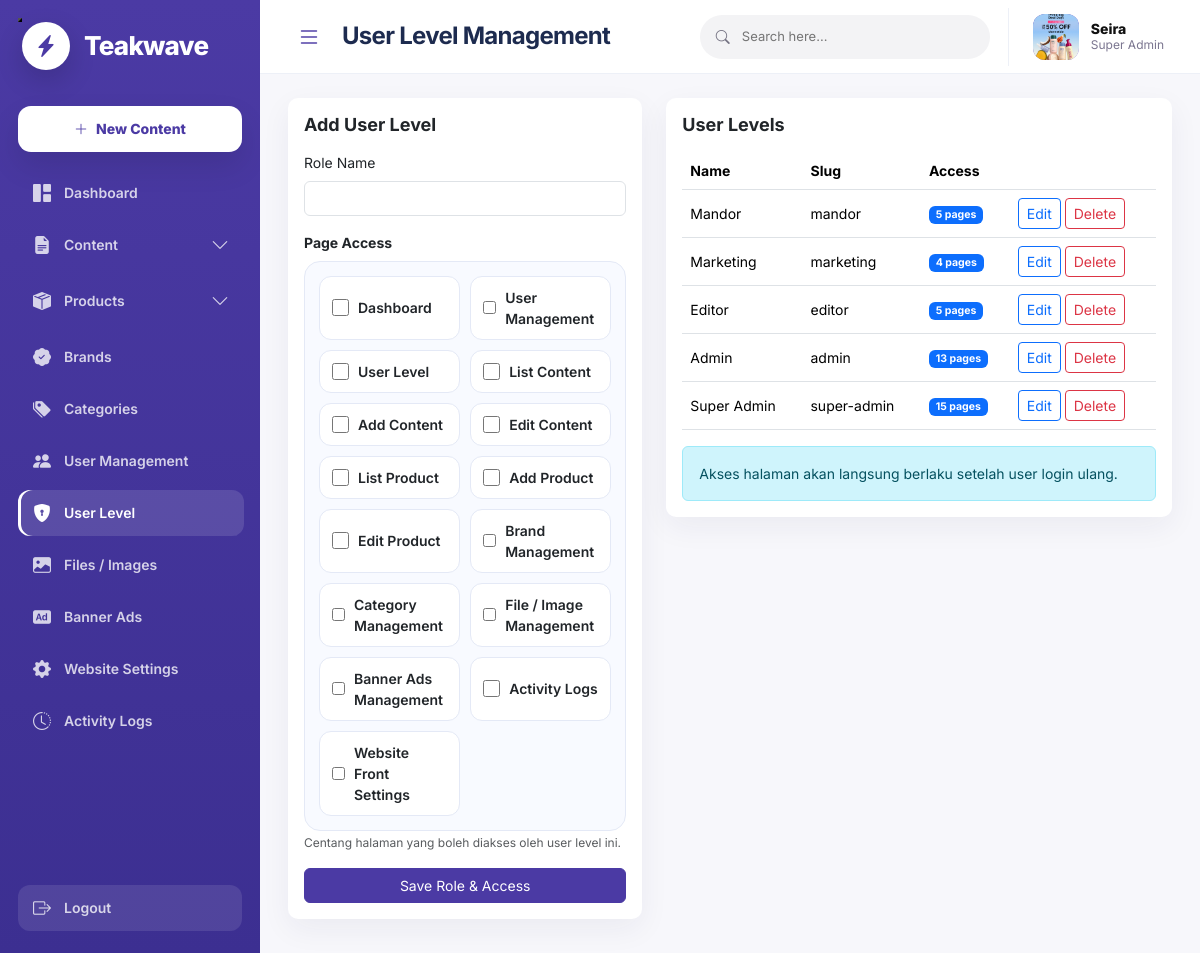
The page /utakatik/roles.php (signed in) on the database its author committed.
### tables this page shows
CREATE TABLE `website_settings` (
  `id` int(11) NOT NULL,
  `setting_key` varchar(120) NOT NULL,
  `setting_value` text DEFAULT NULL,
  `setting_type` varchar(50) DEFAULT 'text',
  `created_at` timestamp NOT NULL DEFAULT current_timestamp(),
  `updated_at` timestamp NULL DEFAULT NULL
);

CREATE TABLE `roles` (
  `id` int(11) NOT NULL,
  `name` varchar(100) NOT NULL,
  `slug` varchar(100) NOT NULL,
  `created_at` timestamp NOT NULL DEFAULT current_timestamp()
);

### utakatik/includes/functions.php (called while the page is built, shortened)
<?php
function e($value) {
    return htmlspecialchars($value ?? '', ENT_QUOTES, 'UTF-8');
}
function get_website_setting($key, $default = '') {
    global $pdo;
    try {
        $stmt = $pdo->prepare("SELECT setting_value FROM website_settings WHERE setting_key = ? LIMIT 1");
        $stmt->execute([$key]);
        $value = $stmt->fetchColumn();
        return $value !== false && $value !== null ? $value : $default;
    } catch (Throwable $e) {
        return $default;
    }
}
function dashboard_pages() {
    return [
        'dashboard' => 'Dashboard',
        'users' => 'User Management',
        'roles' => 'User Level',
        'contents-list' => 'List Content',
        'contents-add' => 'Add Content',
        'contents-edit' => 'Edit Content',
        'products-list' => 'List Product',
        'products-add' => 'Add Product',
        'products-edit' => 'Edit Product',
        'brands' => 'Brand Management',
        'categories' => 'Category Management',
        'files' => 'File / Image Management',
        'banners' => 'Banner Ads Management',
        'logs' => 'Activity Logs',
        'website-settings' => 'Website Front Settings'
    ];
}
function has_permission($page_key) {
    global $pdo;
    $role_id = $_SESSION['user']['role_id'] ?? null;
    $stmt = $pdo->prepare("SELECT COUNT(*) FROM role_permissions WHERE role_id = ? AND page_key = ?");
    $stmt->execute([$role_id, $page_key]);
    return $stmt->fetchColumn() > 0;
}
?>

### utakatik/roles.php (the view, shortened to what this page needs)
<?php
require_once 'auth/check.php';
$availablePages = dashboard_pages();
$edit = null;
$editPermissions = [];
$items = $pdo->query("
    SELECT roles.*,
    COUNT(role_permissions.id) AS total_permissions
    FROM roles
    LEFT JOIN role_permissions ON role_permissions.role_id = roles.id
    GROUP BY roles.id
    ORDER BY roles.id DESC
")->fetchAll();
include 'includes/header.php';
include 'includes/sidebar.php';
?>
<main class="main-content">
<?php include 'includes/topbar.php'; ?>
<div class="row g-4">
    <div class="col-lg-5">
        <div class="card soft-card">
            <div class="card-body">
                <h5 class="fw-bold mb-3"><?php echo $edit ? 'Edit User Level' : 'Add User Level'; ?></h5>
                <form method="post">
                    <div class="mb-3">
                        <label class="form-label">Role Name</label>
                        <input name="name" class="form-control" required value="<?php echo e($edit['name'] ?? ''); ?>">
                    </div>
                    <div class="mb-3">
                        <label class="form-label fw-bold">Page Access</label>
                        <div class="permission-box">
                            <?php foreach($availablePages as $key => $label): ?>
                            <label class="permission-item">
                                <input
                                    type="checkbox"
                                    name="permissions[]"
                                    value="<?php echo e($key); ?>"
                                    <?php echo in_array($key, $editPermissions) ? 'checked' : ''; ?>
                                >
                                <span><?php echo e($label); ?></span>
                            </label>
                            <?php endforeach; ?>
                        </div>
                        <small class="text-muted">Centang halaman yang boleh diakses oleh user level ini.</small>
                    </div>
                    <button class="btn btn-primary w-100">
                        <?php echo $edit ? 'Update Role & Access' : 'Save Role & Access'; ?>
                    </button>
                </form>
            </div>
        </div>
    </div>
    <div class="col-lg-7">
        <div class="card soft-card">
            <div class="card-body">
                <h5 class="fw-bold mb-3">User Levels</h5>
                <div class="table-responsive">
                    <table class="table align-middle">
                        <thead>
                            <tr>
                                <th>Name</th>
                                <th>Slug</th>
                                <th>Access</th>
                                <th></th>
                            </tr>
                        </thead>
                        <tbody>
                        <?php foreach($items as $item): ?>
                            <tr>
                                <td><?php echo e($item['name']); ?></td>
                                <td><?php echo e($item['slug']); ?></td>
                                <td><span class="badge bg-primary"><?php echo e($item['total_permissions']); ?> pages</span></td>
                                <td>
                                    <a href="?edit=<?php echo e($item['id']); ?>" class="btn btn-sm btn-outline-primary">Edit</a>
                                    <a href="?delete=<?php echo e($item['id']); ?>" onclick="return confirm('Delete role?')" class="btn btn-sm btn-outline-danger">Delete</a>
                                </td>
                            </tr>
                        <?php endforeach; ?>
                        </tbody>
                    </table>
                </div>
                <div class="alert alert-info mb-0">
                    Akses halaman akan langsung berlaku setelah user login ulang.
                </div>
            </div>
        </div>
    </div>
</div>
</main>
<?php include 'includes/footer.php'; ?>

### utakatik/includes/sidebar.php (shortened to what this page needs)
<aside class="sidebar">
    <button class="sidebar-mobile-close d-lg-none" type="button" aria-label="Close sidebar">
        <i class="bi bi-x-lg"></i>
    </button>
    <a href="index.php" class="sidebar-brand">
        <span class="sidebar-brand-logo">
            <i class="bi bi-lightning-charge-fill"></i>
        </span>
        <span class="sidebar-brand-text">
            <?php echo e(function_exists('get_website_setting') ? get_website_setting('site_name', 'Digitaria') : 'Digitaria'); ?>
        </span>
    </a>
    <a href="content-add.php" class="new-project-btn">
        <i class="bi bi-plus-lg"></i>
        <span>New Content</span>
    </a>
    <nav class="side-menu">
        <?php if(has_permission('dashboard')): ?>
        <a href="index.php" class="<?php echo basename($_SERVER['PHP_SELF']) === 'index.php' ? 'active' : ''; ?>">
            <i class="bi bi-grid-1x2-fill"></i> Dashboard
        </a>
        <?php endif; ?>
        <?php if(has_permission('contents-list') || has_permission('contents-add') || has_permission('contents-edit')): ?>
        <div class="menu-group <?php echo in_array(basename($_SERVER['PHP_SELF']), ['contents.php','content-add.php','content-edit.php']) ? 'open' : ''; ?>">
            <button class="menu-parent" type="button">
                <span><i class="bi bi-file-earmark-text-fill"></i> Content</span>
                <i class="bi bi-chevron-down"></i>
            </button>
        </div>
        <?php endif; ?>
        <?php if(has_permission('products-list') || has_permission('products-add') || has_permission('products-edit')): ?>
        <div class="menu-group <?php echo in_array(basename($_SERVER['PHP_SELF']), ['products.php','product-add.php','product-edit.php']) ? 'open' : ''; ?>">
            <button class="menu-parent" type="button">
                <span><i class="bi bi-box-seam-fill"></i> Products</span>
                <i class="bi bi-chevron-down"></i>
            </button>
        </div>
        <?php endif; ?>
        <?php if(has_permission('brands')): ?>
        <a href="brands.php" class="<?php echo basename($_SERVER['PHP_SELF']) === 'brands.php' ? 'active' : ''; ?>">
            <i class="bi bi-patch-check-fill"></i> Brands
        </a>
        <?php endif; ?>
        <?php if(has_permission('categories')): ?>
        <a href="categories.php" class="<?php echo basename($_SERVER['PHP_SELF']) === 'categories.php' ? 'active' : ''; ?>">
            <i class="bi bi-tags-fill"></i> Categories
        </a>
        <?php endif; ?>
        <?php if(has_permission('users')): ?>
        <a href="users.php" class="<?php echo basename($_SERVER['PHP_SELF']) === 'users.php' ? 'active' : ''; ?>">
            <i class="bi bi-people-fill"></i> User Management
        </a>
        <?php endif; ?>
        <?php if(has_permission('roles')): ?>
        <a href="roles.php" class="<?php echo basename($_SERVER['PHP_SELF']) === 'roles.php' ? 'active' : ''; ?>">
            <i class="bi bi-shield-lock-fill"></i> User Level
        </a>
        <?php endif; ?>
        <?php if(has_permission('files')): ?>
        <a href="files.php" class="<?php echo basename($_SERVER['PHP_SELF']) === 'files.php' ? 'active' : ''; ?>">
            <i class="bi bi-image-fill"></i> Files / Images
        </a>
        <?php endif; ?>
        <?php if(has_permission('banners')): ?>
        <a href="banners.php" class="<?php echo basename($_SERVER['PHP_SELF']) === 'banners.php' ? 'active' : ''; ?>">
            <i class="bi bi-badge-ad-fill"></i> Banner Ads
        </a>
        <?php endif; ?>
        <?php if(has_permission('website-settings')): ?>
        <a href="website-settings.php" class="<?php echo basename($_SERVER['PHP_SELF']) === 'website-settings.php' ? 'active' : ''; ?>">
            <i class="bi bi-gear-fill"></i> Website Settings
        </a>
        <?php endif; ?>
        <?php if(has_permission('logs')): ?>
        <a href="logs.php" class="<?php echo basename($_SERVER['PHP_SELF']) === 'logs.php' ? 'active' : ''; ?>">
            <i class="bi bi-clock-history"></i> Activity Logs
        </a>
        <?php endif; ?>
    </nav>
    <a href="logout.php" class="logout-btn"><i class="bi bi-box-arrow-right"></i> Logout</a>
</aside>

### rows shown on the page
website_settings: setting_value "Teakwave"
roles: name "Mandor", slug "mandor", total_permissions "5"
roles: name "Marketing", slug "marketing", total_permissions "4"
roles: name "Editor", slug "editor", total_permissions "5"
roles: name "Admin", slug "admin", total_permissions "13"
roles: name "Super Admin", slug "super-admin", total_permissions "15"

### other values the page prints
$page_title "User Level Management"
current_user_name() "Seira"
current_user_role() "Super Admin"
$label "Dashboard"
$label "User Management"
$label "User Level"
$label "List Content"
$label "Add Content"
$label "Edit Content"
$label "List Product"
$label "Add Product"
$label "Edit Product"
$label "Brand Management"
$label "Category Management"
$label "File / Image Management"
